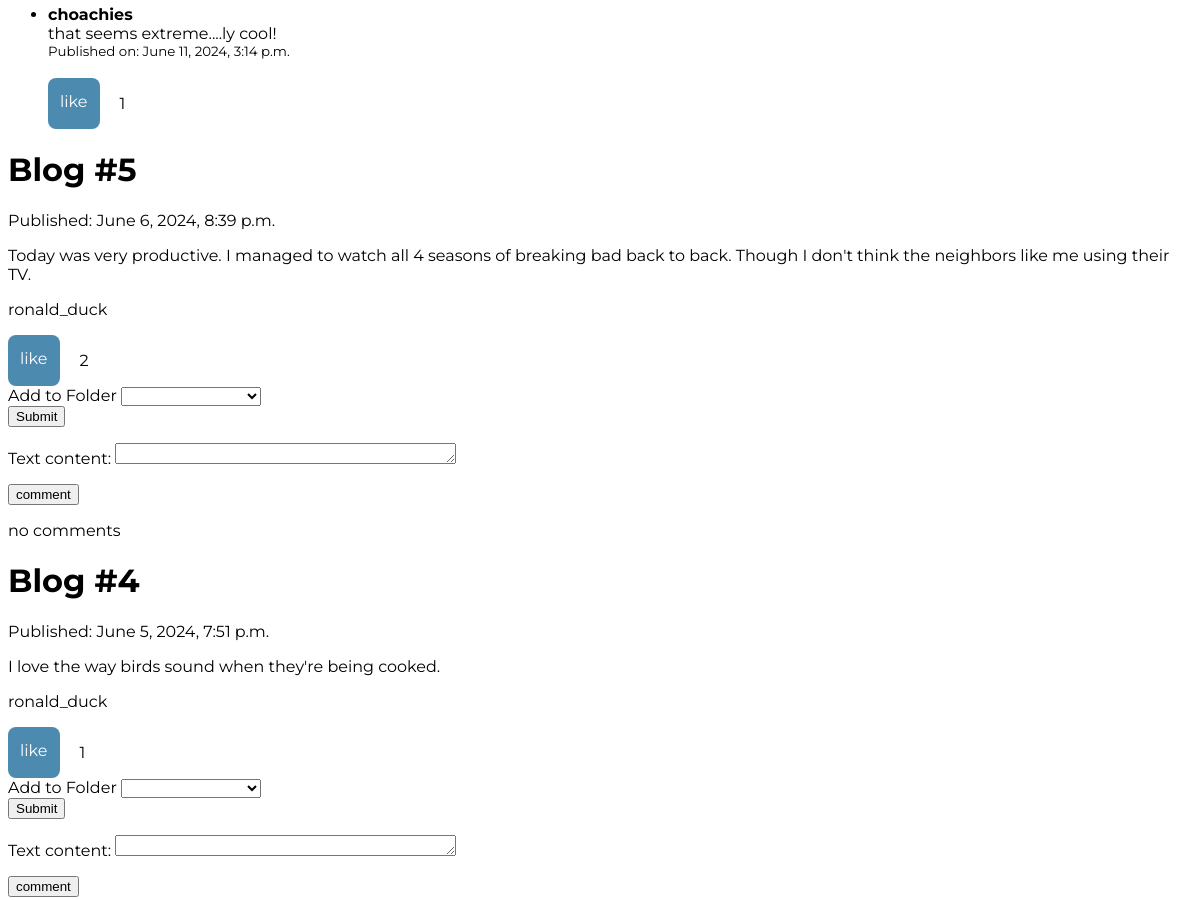
/ (middle part), run on an earlier commit of the app's database.
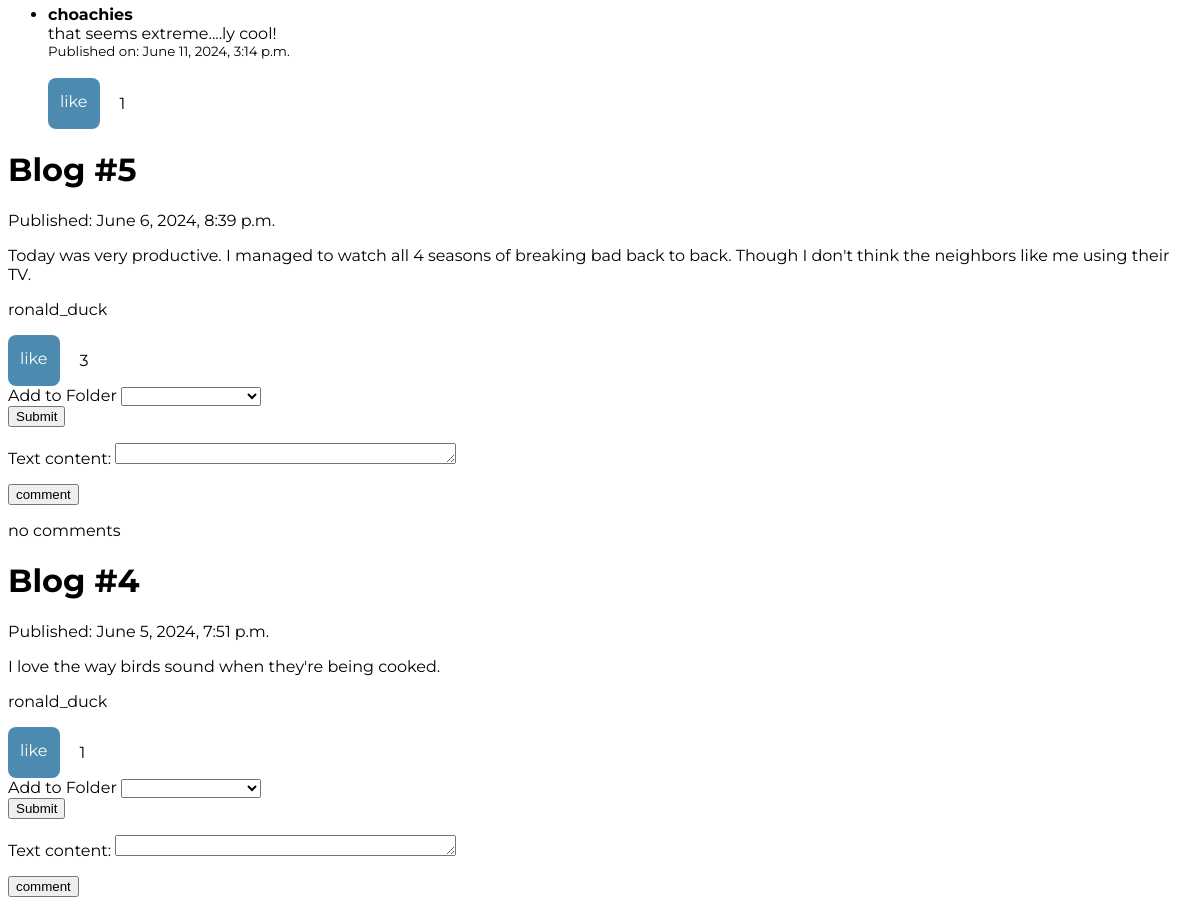
And on a later commit of the database.
### testing_grounds/models.py (models this page shows, shortened)
class Comment(models.Model):
    user = models.ForeignKey(User, on_delete=models.CASCADE, null=True)
    blog = models.ForeignKey(Blog, on_delete=models.CASCADE, related_name="comments")
    text_content = models.CharField(max_length=200)
    pub_date = models.DateTimeField(default=timezone.now)
    likes = models.PositiveIntegerField(default=0)

class Blog(models.Model):
    user = models.ForeignKey(User, on_delete=models.CASCADE, null=True)
    title = models.CharField(max_length=50, null=True, blank=True)
    text_content = models.TextField()
    pub_date = models.DateTimeField(default=timezone.now)
    updated = models.DateTimeField(default=timezone.now)
    likes = models.PositiveIntegerField(default=0)

### testing_grounds/views.py (the view)
# urls.py: path('', views.index, name="index"),
def index(request):
   blogs = Blog.objects.order_by('-pub_date')
   comment_form = CommentForm()
   if request.user.is_authenticated:
       folders = Folder.objects.filter(user=request.user)
   else:
       folders=None
   context = {'blogs':blogs, 'comment_form':comment_form, 'folders':folders}
   return render(request, 'testing_grounds/index.html', context)

### testing_grounds/forms.py
class CommentForm(forms.ModelForm):
    class Meta:
        model = Comment
        fields = ['text_content']
        widgets = {
            'text_content': forms.Textarea(attrs={
                'cols': 40,  # Customize the width here
                'rows': 1,   # Customize the height here
            }),
        }

### testing_grounds/templates/testing_grounds/index.html (shortened to what this page needs)
<head>
</head>
{% load static %}
    <link rel="stylesheet" href="{% static 'testing_grounds/css/styles.css' %}">
 {% for blog in blogs %}
    <h1>{{blog.title}}</h1> <p>Published: {{blog.pub_date}}</p>
    <p>{{blog.text_content}}</p>
    <p>{{blog.user.username}}</p>
    <div class='likes'>
        <a class='likes-btn' href="{% url 'like' blog.id 'blog' %}">like</a>
        <br>
        <p>{{blog.likes}}</p>
    </div>
     <div class='folder-btn'>
       <form action="{% url 'add_to_folder' blog.id %}"method="POST">
                <label for="dropdown">Add to Folder</label>
                    <select name="folder_id" id="dropdown">
                    </select>
                    <br>
                    <button type="submit">Submit</button>
       </form>
     </div>
    <form action="{% url 'comment' blog.id %}" method = "POST">
        {{ comment_form.as_p }}
        <button type="submit">comment</button>
    </form>
    {% if blog.comments.exists %}
        <ul>
            {% for comment in blog.comments.all %}
            <li>
                <strong>{{ comment.user.username}}</strong> <br> {{ comment.text_content }}
                <br>
                <small>Published on: {{ comment.pub_date}}</small>
                <br>
                <br>
                <div class = "likes">
                    <a class="likes-btn" href="{% url "like" comment.id 'comment' %}">like </a>
                    <p>{{comment.likes}}</p>
                </div>
            </li>
            {% endfor %}
        </ul>
    {% else %}
        <p>no comments</p>
    {% endif %}
 {% endfor %}

### testing_grounds/static/testing_grounds/css/styles.css (style rules this page uses)
.likes { display: flex; }
.likes-btn { margin-right: 20px; background-color: #4c8baf; border: none; color: white; padding: 14px 12px; text-align: center; text-decoration: none; display: inline-block; font-size: 16px; cursor: pointer; border-radius: 8px; }

What changed in the data, as far as the page shows it:
changed Blog "Blog #5": likes "2" → "3"
